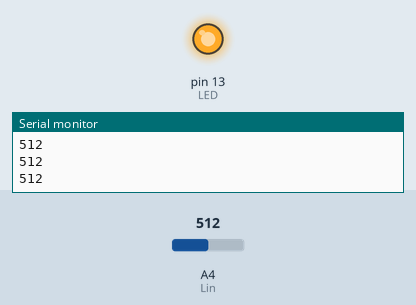
Simulated run of this sketch. Board: Arduino Uno, built with avr-gcc and run on an emulated ATmega328P. Parts: output pins drawn as LEDs (lit = HIGH), the last lines printed to the serial monitor. The test bench sets the inputs (shaded band); at power-on: A4 (Lin) = 512.

Above: at 1.3 s.
1.4 s: A4 (Lin) set to 459
2.9 s: A4 (Lin) set to 435
At 4.0 s:
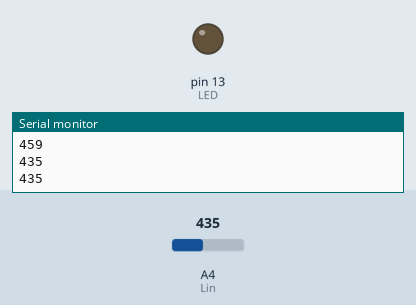
4.5 s: A4 (Lin) set to 460
At 5.1 s:
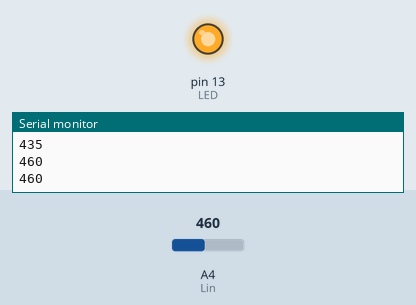
6.0 s: A4 (Lin) set to 440
At 6.3 s:
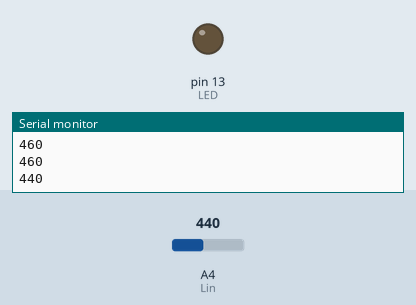
Timing chart, 0 to 8.5 s (numbered marks = the images above; inputs shaded):
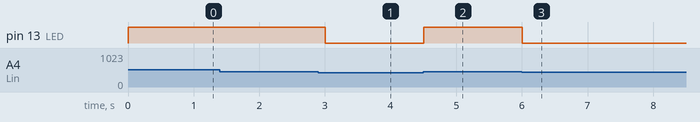

The sketch:

s1_Light_detection.ino
```cpp
int LDR;
int Lin=18;
int LED=13;

void setup()
{
  Serial.begin(9600);
  pinMode(Lin,INPUT);
  pinMode(LED,OUTPUT);
}

void loop()
{
  LDR=analogRead(Lin);
  Serial.println(LDR);
  if(LDR>450) digitalWrite(LED,HIGH);
  else digitalWrite(LED,LOW);
  delay(500);
}
```

Measured:
- the behaviour switches between 451 and 450 on A4 (Lin) (found by bisection; images 0 and 1)
- after the input at 2.9 s, pin 13 (LED): HIGH → LOW after 0.10 s
- after the input at 4.5 s, pin 13 (LED): LOW → HIGH at once
- after the input at 6.0 s, pin 13 (LED): HIGH → LOW at once
